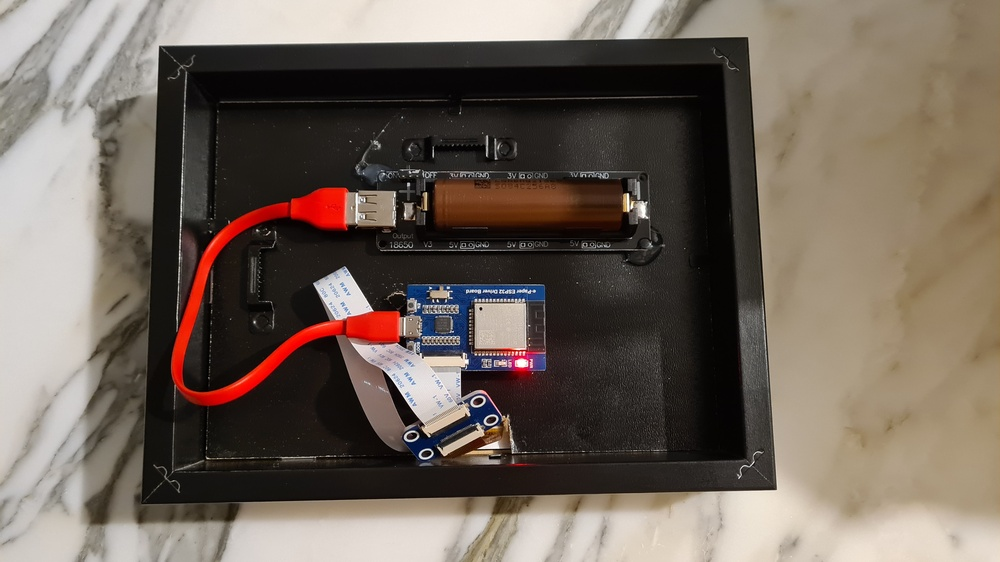
#> input picture rear.jpg, 1000 x 562 px, shrunk from 3465 x 1949 before the run
$ python bmp2bin.py ../rear.jpg ../screen.jpg
#> lines starting #> are read from the running program, lines starting #| are printed output that depends on the picture
from PIL import Image
import numpy as np
from bitstring import BitArray
import sys

# Read in the .bmp image and turn it into an array of True/False.
image = Image.open(sys.argv[1])
#> image is the input picture: PIL image 1000x562 RGB; mean R, G, B 112.7, 100.8, 90.9
image= image.convert('1')
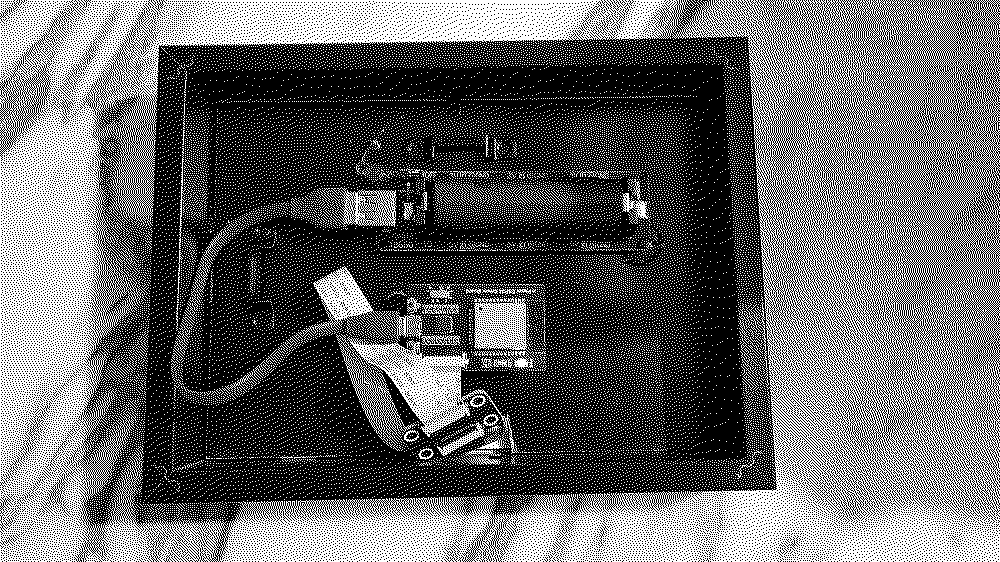
#> image: PIL image 1000x562 1; 40.3% white in thin lines or dots
pixel_array = np.array(image)
pixel_array = pixel_array.flatten()

# Group into lists of 8 each.
pixels = [pixel_array[k:k+8].tolist() for k in range(0, len(pixel_array), 8)]
#> pixels = 70250 items


# Turn the pixel lists into binary data.
#> (the run stopped early here; a loop or call above may not have finished)
